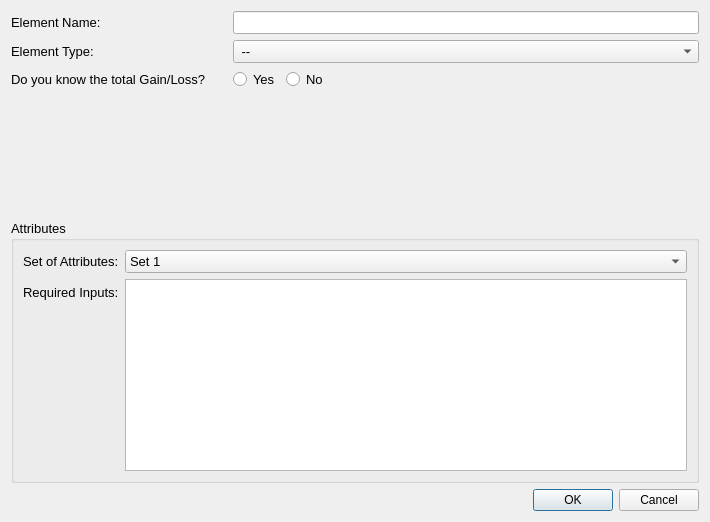
<?xml version="1.0" encoding="UTF-8"?>
<ui version="4.0">
 <class>Dialog</class>
 <widget class="QDialog" name="Dialog">
  <property name="geometry">
   <rect>
    <x>0</x>
    <y>0</y>
    <width>710</width>
    <height>522</height>
   </rect>
  </property>
  <property name="windowTitle">
   <string>Dialog</string>
  </property>
  <layout class="QVBoxLayout" name="verticalLayout">
   <item>
    <layout class="QFormLayout" name="formLayout">
     <item row="0" column="0">
      <widget class="QLabel" name="lbl_element_name">
       <property name="font">
        <font>
         <pointsize>10</pointsize>
        </font>
       </property>
       <property name="text">
        <string>Element Name:</string>
       </property>
      </widget>
     </item>
     <item row="0" column="1">
      <widget class="QLineEdit" name="txt_element_name">
       <property name="font">
        <font>
         <pointsize>10</pointsize>
        </font>
       </property>
      </widget>
     </item>
     <item row="1" column="0">
      <widget class="QLabel" name="lbl_elementtype">
       <property name="font">
        <font>
         <pointsize>10</pointsize>
        </font>
       </property>
       <property name="text">
        <string>Element Type:</string>
       </property>
      </widget>
     </item>
     <item row="1" column="1">
      <widget class="QComboBox" name="cmb_element_type">
       <property name="font">
        <font>
         <pointsize>10</pointsize>
        </font>
       </property>
       <item>
        <property name="text">
         <string> -- </string>
        </property>
       </item>
       <item>
        <property name="text">
         <string>Blank Item</string>
        </property>
       </item>
       <item>
        <property name="text">
         <string>TX - Transmitter</string>
        </property>
       </item>
       <item>
        <property name="text">
         <string>RX - Receiver</string>
        </property>
       </item>
       <item>
        <property name="text">
         <string>Path Loss</string>
        </property>
       </item>
      </widget>
     </item>
     <item row="2" column="0">
      <widget class="QLabel" name="lbl_know_gainloss">
       <property name="font">
        <font>
         <pointsize>10</pointsize>
        </font>
       </property>
       <property name="text">
        <string>Do you know the total Gain/Loss?      </string>
       </property>
      </widget>
     </item>
     <item row="2" column="1">
      <layout class="QHBoxLayout" name="horizontalLayout">
       <item>
        <widget class="QRadioButton" name="rdl_yes">
         <property name="font">
          <font>
           <pointsize>10</pointsize>
          </font>
         </property>
         <property name="text">
          <string>Yes</string>
         </property>
         <property name="checkable">
          <bool>true</bool>
         </property>
         <property name="checked">
          <bool>false</bool>
         </property>
         <property name="autoExclusive">
          <bool>true</bool>
         </property>
        </widget>
       </item>
       <item>
        <widget class="QRadioButton" name="rdl_no">
         <property name="font">
          <font>
           <pointsize>10</pointsize>
          </font>
         </property>
         <property name="text">
          <string>No</string>
         </property>
        </widget>
       </item>
       <item>
        <spacer name="horizontalSpacer_3">
         <property name="orientation">
          <enum>Qt::Horizontal</enum>
         </property>
         <property name="sizeHint" stdset="0">
          <size>
           <width>40</width>
           <height>20</height>
          </size>
         </property>
        </spacer>
       </item>
      </layout>
     </item>
    </layout>
   </item>
   <item>
    <spacer name="verticalSpacer">
     <property name="orientation">
      <enum>Qt::Vertical</enum>
     </property>
     <property name="sizeType">
      <enum>QSizePolicy::MinimumExpanding</enum>
     </property>
     <property name="sizeHint" stdset="0">
      <size>
       <width>20</width>
       <height>20</height>
      </size>
     </property>
    </spacer>
   </item>
   <item>
    <widget class="QGroupBox" name="group_parameters">
     <property name="enabled">
      <bool>true</bool>
     </property>
     <property name="font">
      <font>
       <pointsize>10</pointsize>
      </font>
     </property>
     <property name="title">
      <string>Attributes</string>
     </property>
     <layout class="QFormLayout" name="formLayout_2">
      <item row="0" column="0">
       <widget class="QLabel" name="lbl_set_of_param">
        <property name="text">
         <string>Set of Attributes:</string>
        </property>
       </widget>
      </item>
      <item row="0" column="1">
       <widget class="QComboBox" name="cmb_set_param">
        <property name="enabled">
         <bool>true</bool>
        </property>
        <item>
         <property name="text">
          <string>Set 1</string>
         </property>
        </item>
        <item>
         <property name="text">
          <string>Set 2</string>
         </property>
        </item>
       </widget>
      </item>
      <item row="1" column="0">
       <widget class="QLabel" name="lbl_parameters">
        <property name="enabled">
         <bool>true</bool>
        </property>
        <property name="text">
         <string>Required Inputs:</string>
        </property>
       </widget>
      </item>
      <item row="1" column="1">
       <widget class="QPlainTextEdit" name="txt_summary"/>
      </item>
     </layout>
    </widget>
   </item>
   <item>
    <widget class="QDialogButtonBox" name="buttonBox">
     <property name="enabled">
      <bool>true</bool>
     </property>
     <property name="orientation">
      <enum>Qt::Horizontal</enum>
     </property>
     <property name="standardButtons">
      <set>QDialogButtonBox::Cancel|QDialogButtonBox::Ok</set>
     </property>
    </widget>
   </item>
  </layout>
 </widget>
 <resources/>
 <connections>
  <connection>
   <sender>rdl_no</sender>
   <signal>clicked()</signal>
   <receiver>Dialog</receiver>
   <slot>no_gain_clicked()</slot>
   <hints>
    <hint type="sourcelabel">
     <x>490</x>
     <y>120</y>
    </hint>
    <hint type="destinationlabel">
     <x>527</x>
     <y>176</y>
    </hint>
   </hints>
  </connection>
  <connection>
   <sender>rdl_yes</sender>
   <signal>clicked()</signal>
   <receiver>Dialog</receiver>
   <slot>yes_gain_clicked()</slot>
   <hints>
    <hint type="sourcelabel">
     <x>424</x>
     <y>120</y>
    </hint>
    <hint type="destinationlabel">
     <x>547</x>
     <y>148</y>
    </hint>
   </hints>
  </connection>
  <connection>
   <sender>buttonBox</sender>
   <signal>rejected()</signal>
   <receiver>Dialog</receiver>
   <slot>reject()</slot>
   <hints>
    <hint type="sourcelabel">
     <x>173</x>
     <y>508</y>
    </hint>
    <hint type="destinationlabel">
     <x>514</x>
     <y>410</y>
    </hint>
   </hints>
  </connection>
  <connection>
   <sender>buttonBox</sender>
   <signal>accepted()</signal>
   <receiver>Dialog</receiver>
   <slot>accept()</slot>
   <hints>
    <hint type="sourcelabel">
     <x>105</x>
     <y>508</y>
    </hint>
    <hint type="destinationlabel">
     <x>412</x>
     <y>410</y>
    </hint>
   </hints>
  </connection>
  <connection>
   <sender>cmb_set_param</sender>
   <signal>currentTextChanged(QString)</signal>
   <receiver>Dialog</receiver>
   <slot>param_set_selected()</slot>
   <hints>
    <hint type="sourcelabel">
     <x>682</x>
     <y>250</y>
    </hint>
    <hint type="destinationlabel">
     <x>135</x>
     <y>144</y>
    </hint>
   </hints>
  </connection>
  <connection>
   <sender>cmb_element_type</sender>
   <signal>currentTextChanged(QString)</signal>
   <receiver>Dialog</receiver>
   <slot>element_type_selected()</slot>
   <hints>
    <hint type="sourcelabel">
     <x>695</x>
     <y>82</y>
    </hint>
    <hint type="destinationlabel">
     <x>156</x>
     <y>93</y>
    </hint>
   </hints>
  </connection>
 </connections>
 <slots>
  <slot>continue_clicked()</slot>
  <slot>yes_gain_clicked()</slot>
  <slot>no_gain_clicked()</slot>
  <slot>element_type_selected()</slot>
  <slot>param_set_selected()</slot>
 </slots>
</ui>
